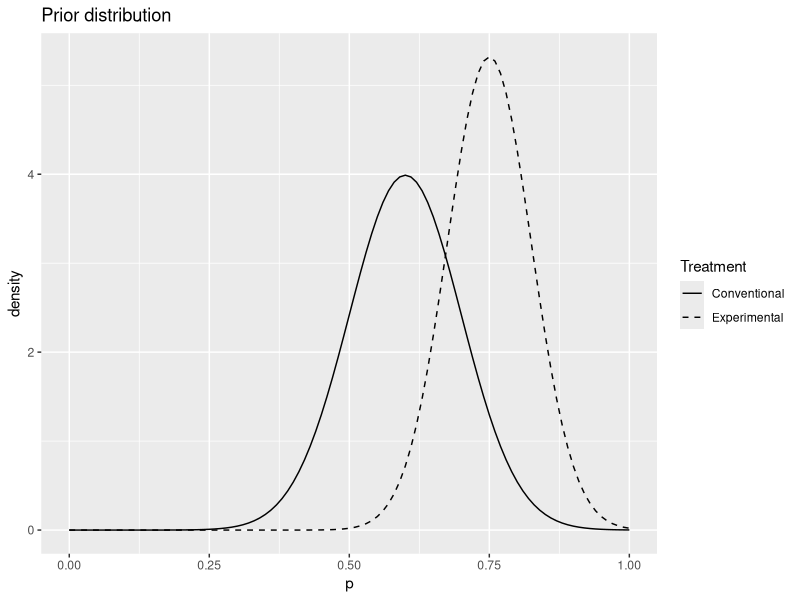
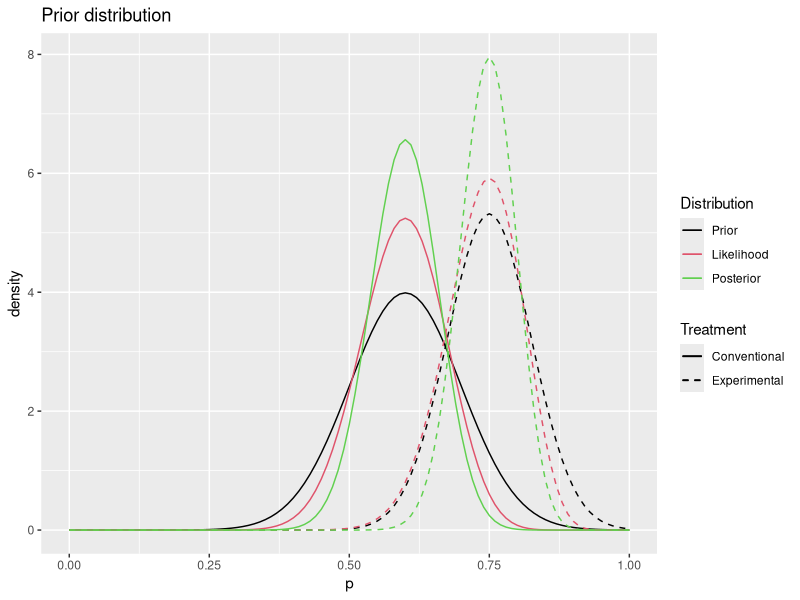
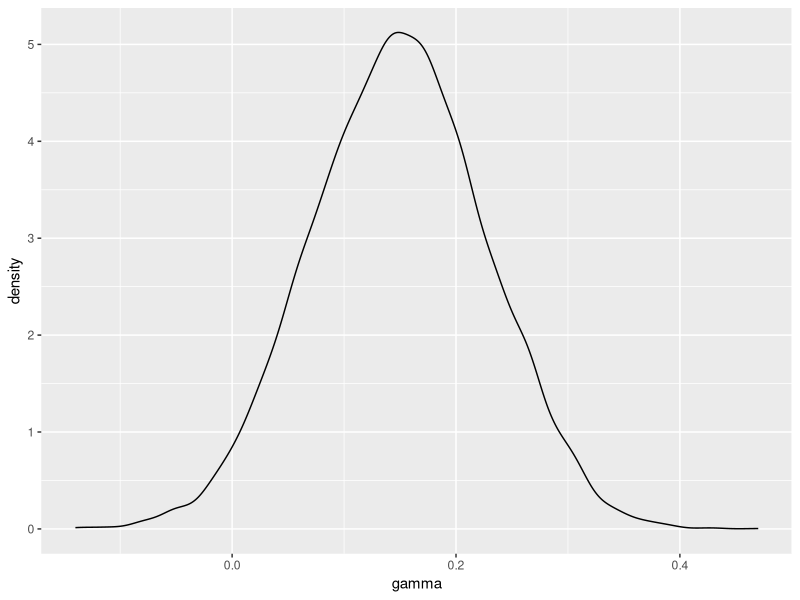
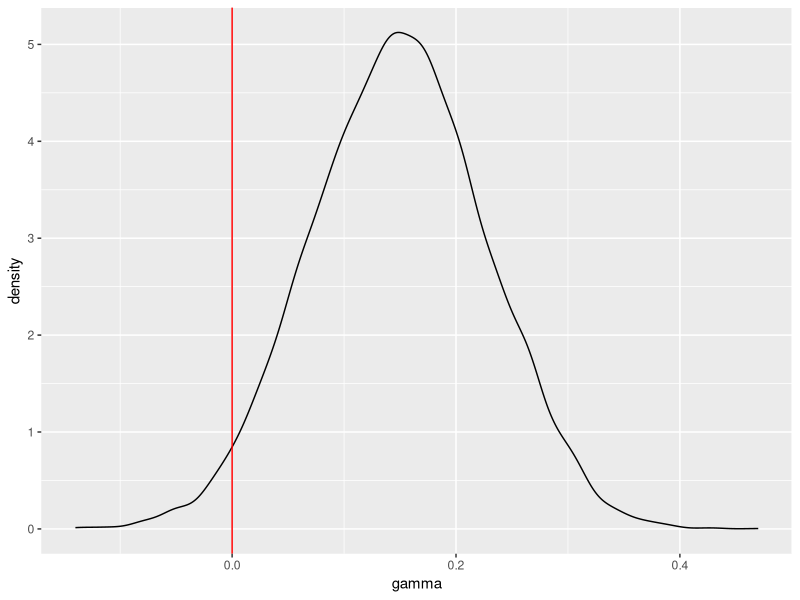
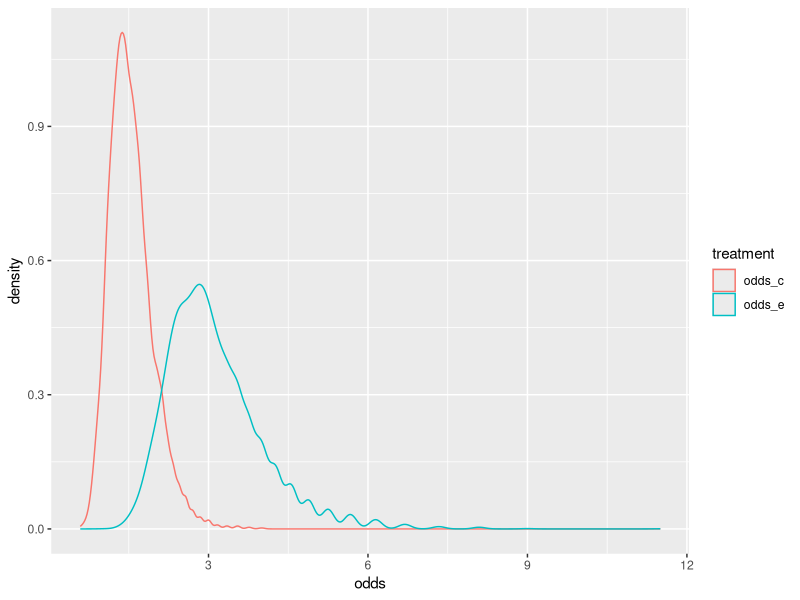

These figures' R source, in order:
# Session 3: Comparison of 2 treatments


# Exercise 3.1: Burns

# > Optional exercise:
#
# Redo the calculations using a normal priori

# The calculations are redone with a normal priori below, 
# in order to see if the results are similar. 
# The results are pretty much the same (since I was able to make the normals resemble the betas relatively well)
# By making the priors even more similar, the results will become even more similar as well. 
library(ggplot2)
library(dplyr)
library(tidyr)

## Prior distributions
delta_p <- 0.01
p <- seq(0, 1, delta_p)
# Conventional prior: 0.4 < p < 0.8
prior_par_c <- c(mean = 0.6, sd = 3/30)
prior_c <- dnorm(x = p, mean = prior_par_c[1], sd = prior_par_c[2])

# Experimental prior: 0.6 < p < 0.9
prior_par_e <- c(mean = 0.75, sd = 0.075)
prior_e <- dnorm(x = p, mean = prior_par_e[1], sd = prior_par_e[2])

# Plot prior comparison
df <- tibble(p, prior_c, prior_e)
ggplot(df) +
  geom_line(aes(x = p, y = prior_c, linetype = "c")) +
  geom_line(aes(x = p, y = prior_e, linetype = "e")) +
  ggtitle("Prior distribution") +
  ylab("density") +
  scale_linetype_manual(name = "Treatment",
                        values = 1:2, labels = c("Conventional", "Experimental"))


## Data
n <- 40
y_c <- 24
y_e <- 30

## Likelihood distributions
likelihood_c <- dbinom(y_c, n, p)
likelihood_e <- dbinom(y_e, n, p)
## Function to standardize
std_dist <- function(x, delta) {
  x / (sum(x) * delta)
}
## Posterior distributions
# b.1) Grid solution:
# Standardize likelihoods
# Calculate products
# Posteriors: standardize products
df <- df %>%
  mutate(likelihood_c = std_dist(likelihood_c, delta_p),
         likelihood_e = std_dist(likelihood_e, delta_p),
         product_c = prior_c * likelihood_c,
         product_e = prior_e * likelihood_e,
         posterior_c = std_dist(product_c, delta_p),
         posterior_e = std_dist(product_e, delta_p))

ggplot(df) +
  geom_line(aes(x = p, y = prior_c, linetype = "c", col = "1")) +
  geom_line(aes(x = p, y = prior_e, linetype = "e", col = "1")) +
  geom_line(aes(x = p, y = likelihood_c, linetype = "c", col = "2")) +
  geom_line(aes(x = p, y = likelihood_e, linetype = "e", col = "2")) +
  geom_line(aes(x = p, y = posterior_c, linetype = "c", col = "3")) +
  geom_line(aes(x = p, y = posterior_e, linetype = "e", col = "3")) +
  ggtitle("Prior distribution") +
  ylab("density") +
  scale_linetype_manual(name = "Treatment",
                        values = 1:2, labels = c("Conventional", "Experimental")) +
  scale_color_manual(name = "Distribution",
                     values = 1:3, labels = c("Prior", "Likelihood", "Posterior"))

# New variable: gamma = difference between rates of improvement
# c.1) Simulate from grid solution:
n_sim <- 10000
df %>%
  select(p, posterior_c, posterior_e)
post_sim_c <- sample(p, size = n_sim, replace = TRUE, prob = df$posterior_c)
post_sim_e <- sample(p, size = n_sim, replace = TRUE, prob = df$posterior_e)
gamma <- post_sim_e - post_sim_c

fig <- ggplot() +
  geom_density(data = tibble(gamma), aes(gamma)) 
fig
fig +
  geom_vline(xintercept = 0, color = "red")
mean(gamma > 0)

# odds_ratio = p / (1-p)
odds_c <- post_sim_c / (1 - post_sim_c)
odds_e <- post_sim_e / (1 - post_sim_e)
# 95% credible interval
ci95_c <- quantile(odds_c, c(0.025, 0.975))
ci95_e <- quantile(odds_e, c(0.025, 0.975))
# Plot
odds <- tibble(
  odds_c, odds_e) %>%
  gather(treatment, odds)
ggplot(odds) +
  geom_density(aes(odds, col = treatment))
